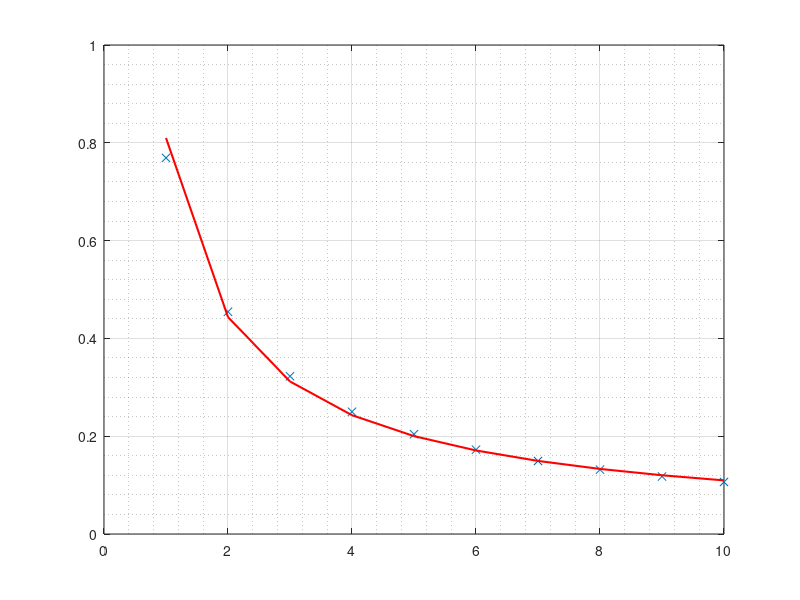

Reproduce this figure in MATLAB.
% polynomial curve fitting
clear
clc
x = 1:10; 
y = [0.7692 0.4545 0.3226 0.2500 0.2041 0.1724 0.1493 0.1316 0.1176 0.1064];
% After applying natural logarithm
Y = log(y);
X = log(x);

XY = X .* Y;
X2 = X.*X;

% Taking summation of the vectors
sum_Y = sum(Y);
sum_X = sum(X);
sum_XY = sum(XY);
sum_X2 = sum(X2);

P = [
    sum_Y
    sum_XY
    ];
Q = [
    10 sum_X
    sum_X sum_X2
    ];
S = inv(Q) * P      % solution vector of the logarithmic equations

% required coefficients of the original equation
a = exp(S(1));      
b = S(2);

% After curve fitting
z = a.*(x.^b);

% Plot
plot(x,y,'x',x,z,'-r','LineWidth',1.5);
grid on;
grid minor;

